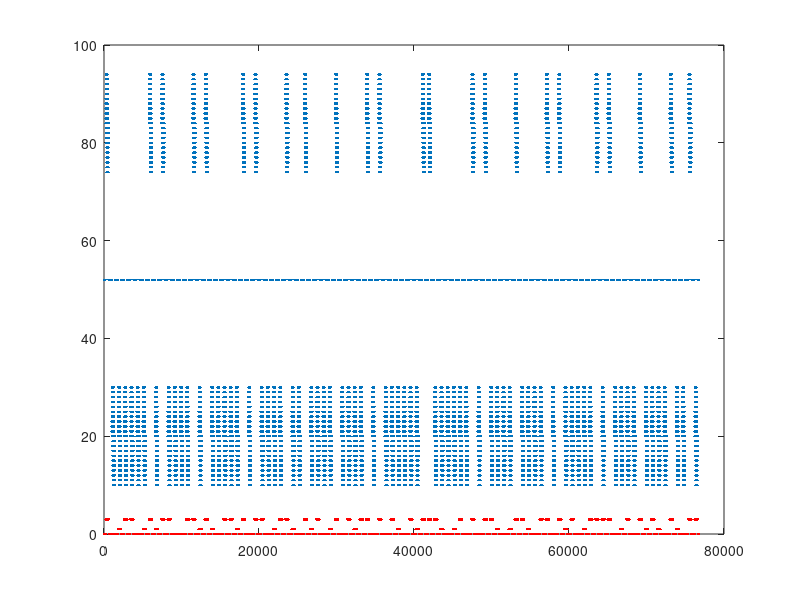

Source code (MATLAB):
% makeFunctionTwoStripegs4rand.m
% 1/9/2012, modified from
% makeFunctionMultiStripegs4rand.m
% 12/4/2012, modified from
% makeFunctionMultiStripegs4.m
% 12/4/2012, modified from
% makeFunctionExpandingOscillatingStripe4.m
% 11/14/2012 modified from
% % makeFunctionExpandingStripe4.m and makeFunctionStripeBlobGrating3.m
% 11/14/2012, modified from
% makeFunctionSpinningStripe4.m
% 10/16/2012, modified from
% makeFunctionStripeBlobGratinggs4.m
% PTW 8/29/2012 hack for gs=4, modified from
% makeFunctionStripeBlobGratinggs3.m

UPDATE_RATE_FPS = 100;
OSC_DURATION_SEC = 4;
BLANK_DURATION_SEC = 4;
OSC_FREQ_HZ = .5;

step_size = 1/UPDATE_RATE_FPS;
tBlank = 0:step_size:BLANK_DURATION_SEC/2-step_size;
tOsc = 0:step_size:OSC_DURATION_SEC;
%% make oscillating stripe functions
OSC_AMP_FRAMES = 10; % 20 frames (pixels) = 45 degrees

CENTER_POS_OFFSET = 104; % center position is x=1 (or x=105)
MAX_POS_X = 104; % maximum pattern position
MAX_POS_Y = 4;
RIGHT_OSC_OFFSET = 20; % right position is x=21
LEFT_OSC_OFFSET = 84; % 85
BLANK_POS_OFFSET_X = 52; % 53
BLANK_POS_OFFSET_Y = 0; % blank position is y=1
ONE_STRIPE_OFFSET_Y = 0;
TWO_STRIPE_OFFSET_Y = 1;
THREE_STRIPE_OFFSET_Y = 2;
TWO_OPP_STRIPE_OFFSET_Y = 3;

funcBlankx = 0*tBlank+BLANK_POS_OFFSET_X;
funcOscPosDirx = round(OSC_AMP_FRAMES*sin(2*pi*OSC_FREQ_HZ*tOsc) + RIGHT_OSC_OFFSET);
funcOscNegDirx = round(OSC_AMP_FRAMES*sin(2*pi*OSC_FREQ_HZ*tOsc) + LEFT_OSC_OFFSET);
% I think this would be equivalent: funcOscNegDirx = round(-OSC_AMP_FRAMES*sin(2*pi*OSC_FREQ_HZ*tOsc) + RIGHT_OSC_OFFSET);

funcBlanky = 0*tBlank+BLANK_POS_OFFSET_Y;

%%%%%%%%%%%%%%%%%%%%%%%%%%%
% FROM FUTURE: noticed bug, these should be [funcBlanky, tOsc*0 +
% ONE_STRIPE_OFFSET_Y, funcBlanky(1:end-1)];, etc but got lucky because
% mod(52, 4)=0, so mod(funcy, MAX_POS_Y) corrects mistake
%%%%%%%%%%%%%%%%%%%%%%%%%
allFuncy(1,:) = [funcBlanky, tOsc*0 + ONE_STRIPE_OFFSET_Y, funcBlankx(1:end-1)];
allFuncy(2,:) = [funcBlanky, tOsc*0 + TWO_STRIPE_OFFSET_Y, funcBlankx(1:end-1)];
allFuncy(3,:) = [funcBlanky, tOsc*0 + TWO_OPP_STRIPE_OFFSET_Y, funcBlankx(1:end-1)];
allFuncy(4,:) = [funcBlanky, tOsc*0 + TWO_OPP_STRIPE_OFFSET_Y, funcBlankx(1:end-1)];

allFuncx(1,:) = [funcBlankx,funcOscPosDirx, funcBlankx(1:end-1)];
allFuncx(2,:) = [funcBlankx,funcOscPosDirx, funcBlankx(1:end-1)];
allFuncx(3,:) = [funcBlankx,funcOscPosDirx, funcBlankx(1:end-1)];
allFuncx(4,:) = [funcBlankx,funcOscNegDirx, funcBlankx(1:end-1)];

allPerms = perms([1,2,3,4]);
allPerms = allPerms(randperm(size(allPerms,1))',:);
allPerms = reshape(allPerms',1,[]);

funcy = allFuncy(allPerms,:);
funcy = reshape(funcy',1,[]);
funcy = mod(funcy, MAX_POS_Y);

funcx = allFuncx(allPerms,:);
funcx = reshape(funcx',1,[]);
funcx = mod(funcx, MAX_POS_X);
%% save file

thisFullFileName =  mfilename('fullpath');
[thisDirectoryName,thisFileName,thisFileExtension] = fileparts(thisFullFileName);
%thisDirectoryName = 'C:\Users\nebulosa\Documents\panels\Matlab Codes\functions\Peter';
fullOutFileNameX = [thisDirectoryName '\position_function_two_stripe_xgs4rand.mat'];
fullOutFileNameY = [thisDirectoryName '\position_function_two_stripe_ygs4rand.mat'];
func = funcx;
save(fullOutFileNameX, 'func');
func = funcy;
save(fullOutFileNameY, 'func');

%% plot to check
figure
plot(funcx,'.')
hold on
plot(funcy,'.r')